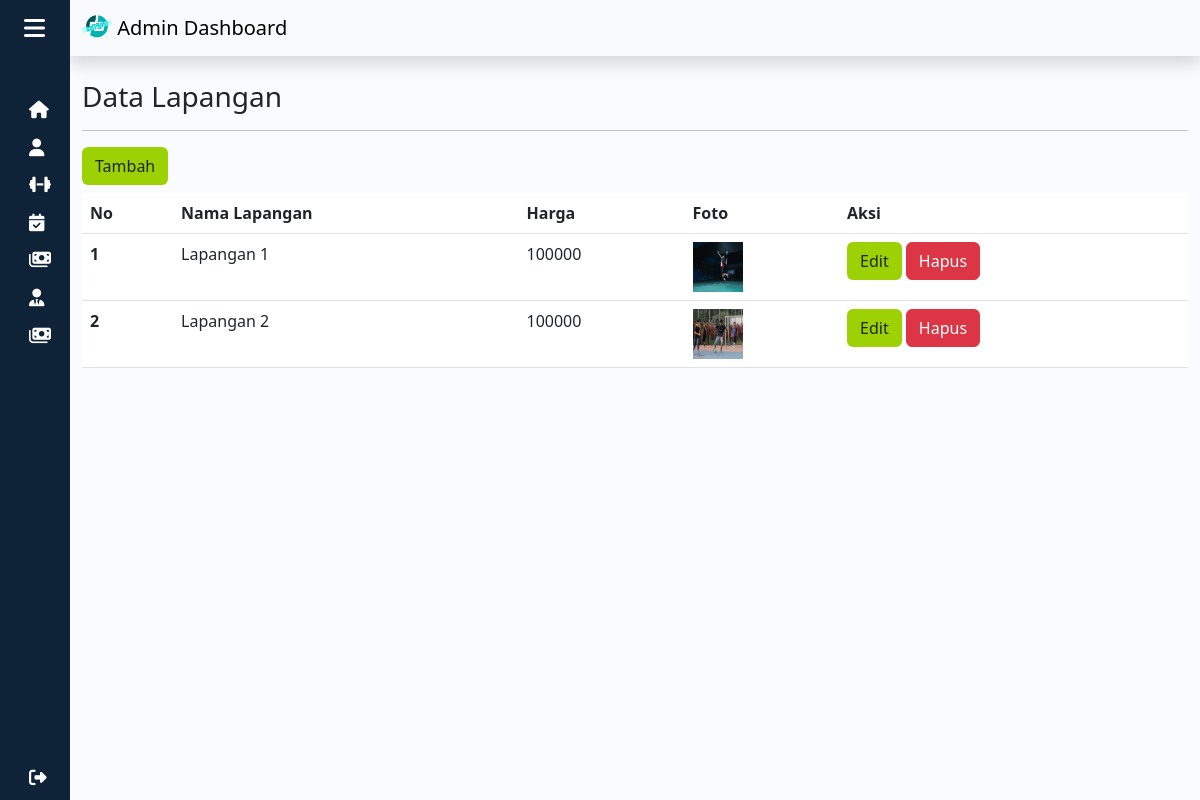
Page /admin/lapangan.php (signed in) on the committed database.
### tables this page shows
CREATE TABLE `lapangan` (
  `id_lapangan` int(11) NOT NULL,
  `nama_lapangan` varchar(50) NOT NULL,
  `harga_lapangan` int(11) NOT NULL,
  `foto_lapangan` text NOT NULL
);

### function.php (called while the page is built, shortened)
<?php
$conn = mysqli_connect("localhost", "root", "", "futsal");
function query($data)
{
    global $conn;
    $result = mysqli_query($conn, $data);
    $rows = [];
    while ($row = mysqli_fetch_assoc($result)) {
        $rows[] = $row;
    }
    return $rows;
}

### admin/lapangan.php (the view, shortened to what this page needs)
<?php
require "../function.php";
$lapangan = query("SELECT * FROM lapangan");
?>
<!DOCTYPE html>
<html lang="en">
<head>
  <link rel="stylesheet" href="../style.css">
  <link rel="stylesheet" href="https://cdnjs.cloudflare.com/ajax/libs/font-awesome/6.4.0/css/all.min.css">
  <link href="https://cdn.lineicons.com/4.0/lineicons.css" rel="stylesheet" />
  <link href="https://cdn.jsdelivr.net/npm/bootstrap@5.3.0-alpha1/dist/css/bootstrap.min.css" rel="stylesheet">
</head>
<body>
  <div class="wrapper">
    <?php require_once '../templates/navbarAdmin.php'; ?>
    <div class="main">
      <nav class="navbar bg-light shadow">
        <div class="container-fluid">
          <a class="navbar-brand" href="#">
            <img src="../assets/img/logo.png" alt="Logo" width="30" height="24" class="d-inline-block align-text-top">
            Admin Dashboard
          </a>
        </div>
      </nav>
      <div class="container">
        <h3 class="mt-4">Data Lapangan</h3>
        <hr>
        <button class="btn btn-inti mb-2" data-bs-toggle="modal" data-bs-target="#tambahModal1">Tambah</button>
        <div class="table-responsive">
          <table class="table table-hover">
            <thead class="table-inti">
              <tr>
                <th scope="col">No</th>
                <th scope="col">Nama Lapangan</th>
                <th scope="col">Harga</th>
                <th scope="col">Foto</th>
                <th scope="col">Aksi</th>
              </tr>
            </thead>
            <tbody>
              <?php $i = 1; ?>
              <?php foreach ($lapangan as $row) : ?>
                <tr>
                  <th scope="row"><?= $i++; ?></th>
                  <td><?= $row["nama_lapangan"]; ?></td>
                  <td><?= $row["harga_lapangan"]; ?></td>
                  <td><img src="../img/Lapangan/<?= $row["foto_lapangan"]; ?>" width="50" height="50"></td>
                  <td>
                    <button class="btn btn-inti" data-bs-toggle="modal" data-bs-target="#editModal<?= $row["id_lapangan"]; ?>">Edit</button>
                    <a href="./controller/hapusLpg.php?id=<?= $row["id_lapangan"]; ?>" class="btn btn-danger">Hapus</a>
                  </td>
                </tr>
              <?php endforeach; ?>
            </tbody>
          </table>
        </div>
      </div>
    </div>
</body>
</html>

### style.css (style rules this page uses)
:root { --primary: #9cd203; --hover: #79a300; --bg: #eeeeee; }
a { text-decoration: none; }
body { font-family: 'Poppins', sans-serif; }
.wrapper { display: flex; }
.main { min-height: 100vh; width: 100%; overflow: hidden; transition: all 0.35s ease-in-out; background-color: #fafbfe; }
.table-inti { background-color: #0e2238; color: #FFF; }
.btn-inti { background-color: var(--primary) !important; }

### rows in the picture
lapangan: nama_lapangan "Lapangan 1", harga_lapangan "100000", foto_lapangan (picture)
lapangan: nama_lapangan "Lapangan 2", harga_lapangan "100000", foto_lapangan (picture)
